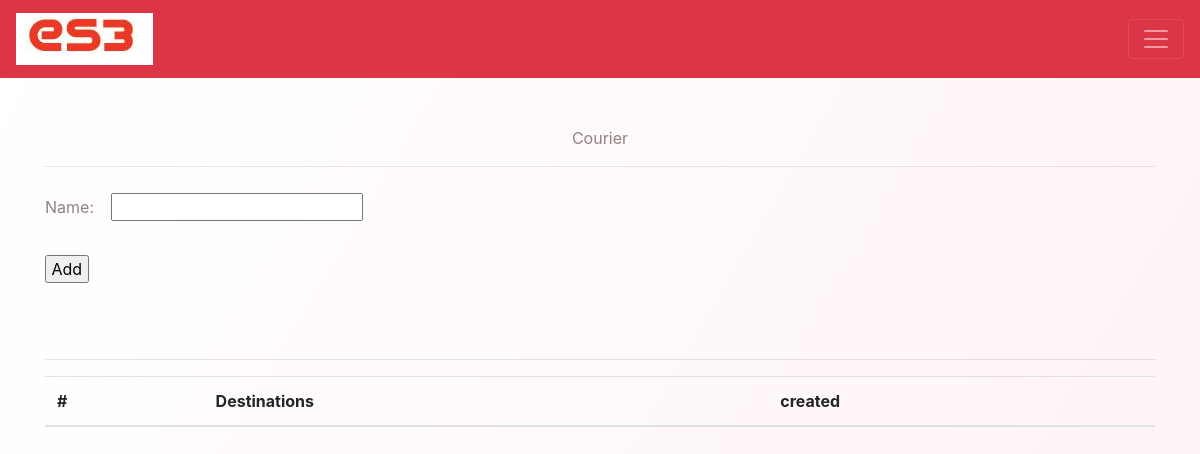
The app's page /courier/add/, older data.
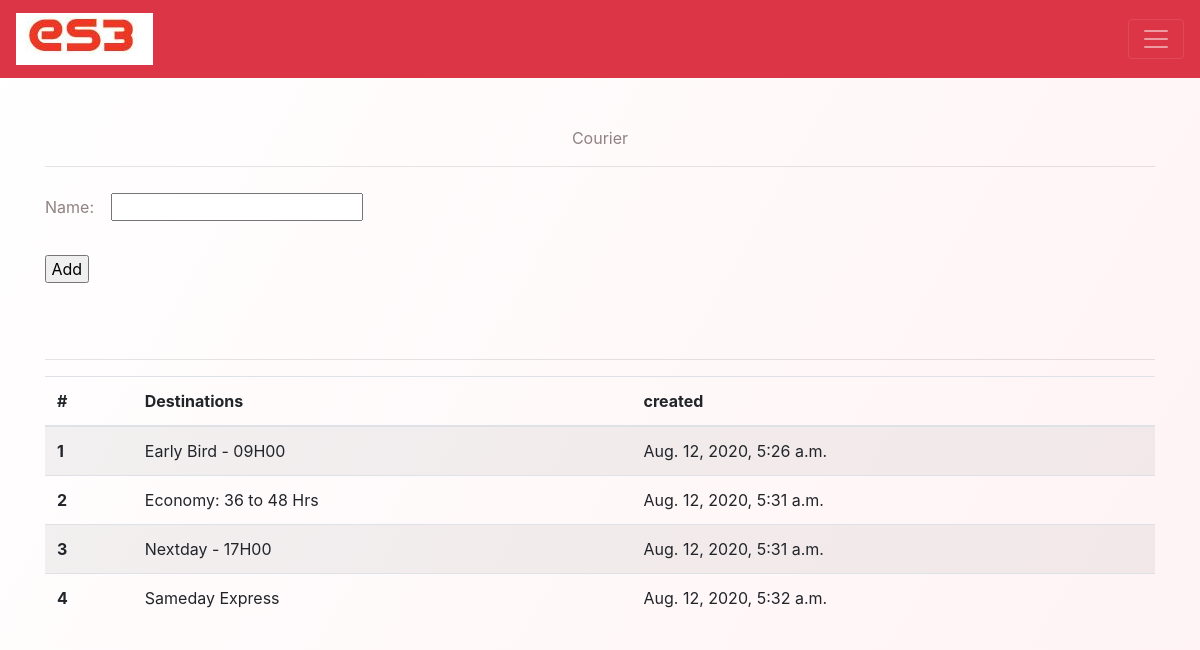
The same page, newer data.
### LogisticForOrder/models.py (models this page shows, shortened)
class CourierAgency(models.Model):
    name = models.CharField(max_length=255)
    slug = models.SlugField(unique=True, max_length=255)
    description = models.TextField()
    created_on = models.DateTimeField(auto_now_add=True)
    update_on = models.DateTimeField(auto_now_add=True)
    min_kg = models.DecimalField(max_digits=5, decimal_places=2, default=0)
    class Meta:
        ordering = ['created_on']
        db_table = "courier_agenecy"
        verbose_name_plural = "courier Agenecies"

### LogisticForOrder/views.py (the view, shortened to what this page needs)
# urls.py: path('courier/add/', CreateCourier.as_view(), name='create-courier'),
class CreateCourier(FormView):
    form_class = CourierCreateForm
    success_url = reverse_lazy('create-courier')
    template_name = 'LogisticForOrder/add_courier.html'
    model = CourierAgency
    initial = {}
    def get_context_data(self, **kwargs):
        context = super().get_context_data(**kwargs)
        context['records'] = CourierAgency.objects.all().order_by('name')
        return context

### LogisticForOrder/form.py
class CourierCreateForm(forms.ModelForm):
    class Meta:
        model = CourierAgency
        fields = ['name', 'min_kg', ]

### LogisticForOrder/templates/LogisticForOrder/add_courier.html (shortened to what this page needs)
{% extends "LogisticForOrder/base.html" %}
{% load static %}
{% block content %}
<div class="container">
<span class="mt-5" style="display: flex;color:#908282;justify-content: center;
    align-items: center;">Courier</span>
<hr>
    <form method="POST">
        <div class="form-group">
            {{ form.name.label_tag }}
            {{ form.name| safe}}
        </div>
        <div>
            <input type="submit" value=" Add ">
        </div>
    </form>
    <hr>
    <table class="table table-striped">
        <thead>
          <tr>
            <th scope="col">#</th>
            <th scope="col">Destinations</th>
            <th scope="col">created</th>
          </tr>
        </thead>
        <tbody>
        {% for d in records %}
          <tr>
            <th scope="row"> {{ forloop.counter }}</th>
            <td>{{d.name}}</td>
            <td>{{d.created_on}}</td>
          </tr>
        {% endfor %}
        </tbody>
      </table>
</div>
{% endblock %}
{% block CSS_Link %}
 <link rel="stylesheet" href="{% static 'LogisticForOrder/add_rate_card.css' %}">
{% endblock %}

Row changes from the older to the newer data that the page shows:
added CourierAgency: name "Early Bird - 09H00", created_on "Aug. 12, 2020, 5:26 a.m."
added CourierAgency: name "Economy: 36 to 48 Hrs", created_on "Aug. 12, 2020, 5:31 a.m."
added CourierAgency: name "Nextday - 17H00", created_on "Aug. 12, 2020, 5:31 a.m."
added CourierAgency: name "Sameday Express", created_on "Aug. 12, 2020, 5:32 a.m."
